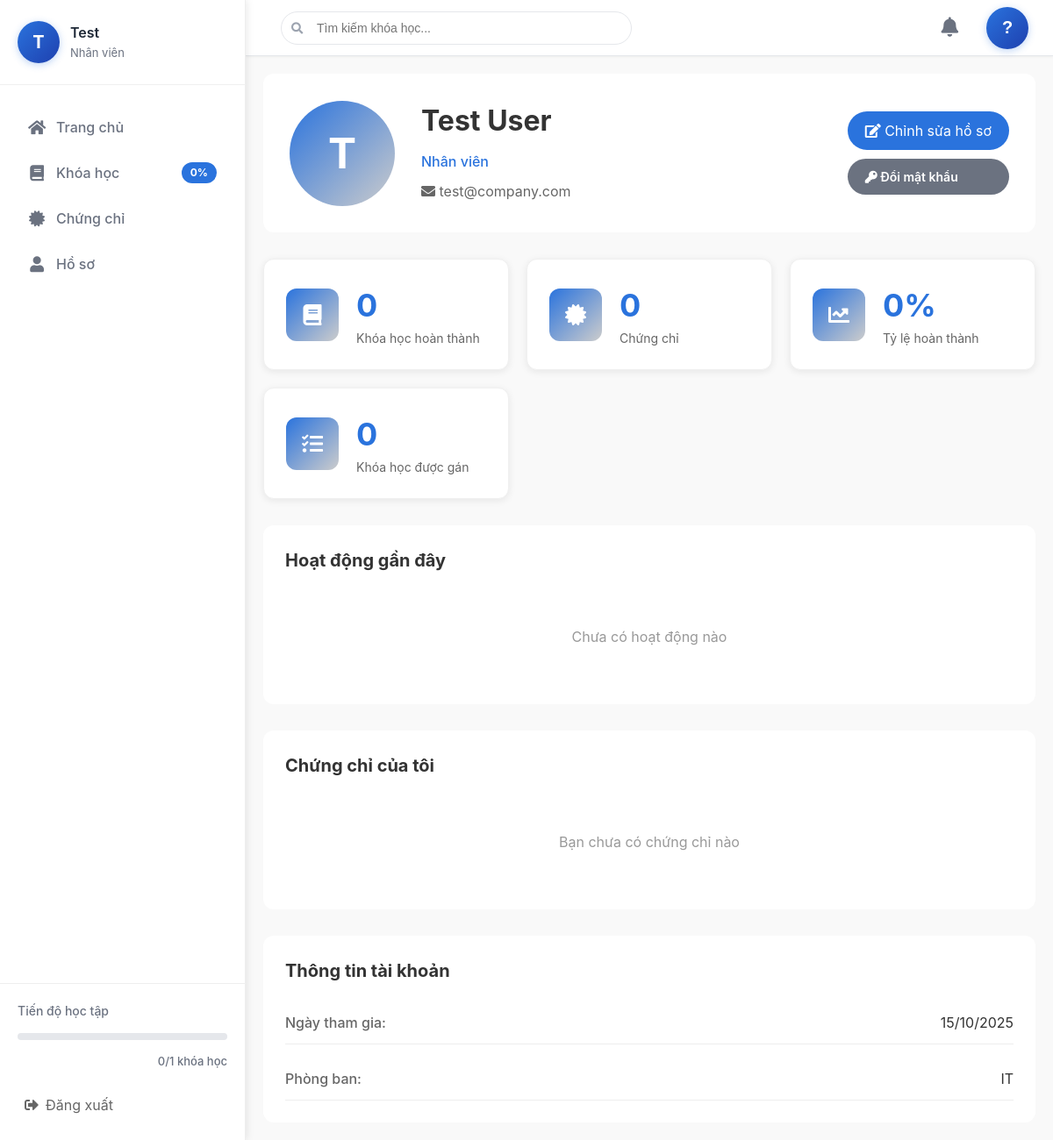
The page /profile (signed in) on the database its author committed.
### tables this page shows
CREATE TABLE IF NOT EXISTS tblTrain_Employee (
    ID INT AUTO_INCREMENT PRIMARY KEY,
    FirstName VARCHAR(100) NOT NULL,
    LastName VARCHAR(100) NOT NULL,
    Email VARCHAR(255) NOT NULL UNIQUE,
    PasswordHash VARCHAR(255) NOT NULL,
    Department VARCHAR(100),
    Position VARCHAR(100),
    PositionID INT,
    Status TINYINT DEFAULT 1,
    LastLoginAt DATETIME DEFAULT NULL,
    LastLoginIP VARCHAR(45),
    CreatedAt DATETIME DEFAULT CURRENT_TIMESTAMP,
    FOREIGN KEY (PositionID) REFERENCES tblTrain_Position(ID),
    INDEX idx_email (Email)
);

### controllers/EmployeeController.php (called while the page is built, shortened)
<?php
require_once __DIR__ . '/../core/Controller.php';
require_once __DIR__ . '/../models/EmployeeModel.php';
require_once __DIR__ . '/../models/CompletionModel.php';
require_once __DIR__ . '/../models/CertificateModel.php';
class EmployeeController extends Controller {
    private $employeeModel;
    private $completionModel;
    private $certificateModel;
    public function __construct() {
        $this->employeeModel = new EmployeeModel();
        $this->completionModel = new CompletionModel();
        $this->certificateModel = new CertificateModel();
    }
    public function profile() {
        $employeeId = $this->checkAuth();
        $employee = $this->employeeModel->findById($employeeId);
        $completionStats = $this->completionModel->getEmployeeCompletionRate($employeeId);
        $certificates = $this->certificateModel->getEmployeeCertificates($employeeId);
        $recentCompletions = $this->completionModel->getRecentCompletions($employeeId, 5);
        $sidebarData = $this->getSidebarData($employeeId);
        $this->render('employee/profile', [
            'employee' => $employee,
            'completionStats' => $completionStats,
            'certificates' => $certificates,
            'recentCompletions' => $recentCompletions,
            'sidebarData' => $sidebarData,
            'pageTitle' => 'Hồ sơ của tôi'
        ]);
    }
    private function getSidebarData($employeeId) {
        $progress = [
            'total_subjects' => 0,
            'completed_subjects' => 0,
            'total_certificates' => 0
        ];
        $stmt = $this->db->prepare("
            SELECT
                COUNT(DISTINCT s.ID) as total_subjects,
                SUM(CASE WHEN
                    EXISTS (
                        SELECT 1
                        FROM " . TBL_EXAM . " e
                        WHERE e.SubjectID = s.ID
                        AND e.EmployeeID = ?
                        AND e.Passed = 1
                    )
                    THEN 1 ELSE 0
                END) as completed_subjects,
                (SELECT COUNT(*)
                 FROM " . TBL_CERTIFICATE . " c
                 WHERE c.EmployeeID = ?
                 AND c.Status = 1) as total_certificates
            FROM " . TBL_SUBJECT . " s
            INNER JOIN " . TBL_ASSIGN . " a ON s.ID = a.SubjectID
            INNER JOIN " . TBL_POSITION . " p ON p.ID = a.PositionID
            WHERE p.ID = (
                SELECT PositionID
                FROM " . TBL_EMPLOYEE . "
                WHERE ID = ?
            )
            AND s.Status = 1
            AND (a.AssignDate <= CURRENT_DATE)
            AND (a.ExpireDate IS NULL OR a.ExpireDate >= CURRENT_DATE)
        ");
        $stmt->execute([$employeeId, $employeeId, $employeeId]);
        $progressResult = $stmt->fetch(PDO::FETCH_ASSOC);
        if ($progressResult) {
            $progress = $progressResult;
        }
        $positionStmt = $this->db->prepare("
            SELECT p.PositionName
            FROM " . TBL_EMPLOYEE . " e
            LEFT JOIN " . TBL_POSITION . " p ON e.PositionID = p.ID
            WHERE e.ID = ?
        ");
        $positionStmt->execute([$employeeId]);
        $position = $positionStmt->fetch(PDO::FETCH_ASSOC);
        return [
            'progress' => $progress,
            'position' => $position['PositionName'] ?? 'Nhân viên'
        ];
    }
}

### models/EmployeeModel.php (called while the page is built, shortened)
<?php
require_once __DIR__ . '/../core/Model.php';
class EmployeeModel extends Model {
    protected $table = 'tbltrain_employee';
    public function findById($id) {
        $sql = "SELECT * FROM {$this->table} WHERE ID = ? LIMIT 1";
        $result = $this->query($sql, [$id]);
        return $result ? $result[0] : null;
    }
}

### core/Model.php (called while the page is built, shortened)
<?php
class Model {
    protected $db;
    public function __construct() {
        $this->db = $GLOBALS['db'];
    }
    protected function query($sql, $params = []) {
        $stmt = $this->db->prepare($sql);
        $stmt->execute($params);
        return $stmt->fetchAll(PDO::FETCH_ASSOC);
    }
}

### models/CompletionModel.php (called while the page is built, shortened)
<?php
class CompletionModel extends Model {
    protected $table = 'tblTrain_Completion';
    public function getEmployeeCompletionRate($employeeId) {
        $sql = "SELECT
                    COUNT(*) as total_subjects,
                    SUM(CASE WHEN Method IN ('video', 'exam', 'manual') THEN 1 ELSE 0 END) as completed_subjects
                FROM {$this->table}
                WHERE EmployeeID = ?";
        $stmt = $this->db->prepare($sql);
        $stmt->execute([$employeeId]);
        $result = $stmt->fetch(PDO::FETCH_ASSOC);
        $total = $result['total_subjects'] ?? 0;
        $completed = $result['completed_subjects'] ?? 0;
        $completionRate = ($total > 0) ? ($completed / $total) * 100 : 0;
        return [
            'completion_rate' => $completionRate,
            'total_completed' => $completed,
            'total_assigned' => $total
        ];
    }
}

### models/CertificateModel.php (called while the page is built, shortened)
<?php
class CertificateModel extends Model {
    protected $table = 'tbltrain_certificate';
    public function getEmployeeCertificates($employeeId) {
        $sql = "SELECT c.*, s.Title as SubjectName
                FROM {$this->table} c
                JOIN tbltrain_subject s ON c.SubjectID = s.ID
                WHERE c.EmployeeID = ? AND c.Status = 1
                ORDER BY c.IssuedAt DESC";
        return $this->query($sql, [$employeeId]);
    }
}

### routes.php (called while the page is built)
<?php
return [
    'GET /login' => 'AuthController@loginForm',
    'POST /login' => 'AuthController@login',
    'GET /logout' => 'AuthController@logout',
    'GET /' => 'DashboardController@index',
    'GET /dashboard' => 'DashboardController@index',
    'GET /subjects' => 'SubjectController@index',
    'GET /subject/:id' => 'SubjectController@detail',
    'GET /exam/:id' => 'ExamController@show',
    'POST /exam/:id/start' => 'ExamController@start',
    'POST /exam/:id/submit' => 'ExamController@submit',
    'POST /exam/check-answer' => 'ExamController@checkAnswer',
    'GET /exam/:id/results' => 'ExamController@results',
    'GET /certificates' => 'CertificateController@index',
    'GET /certificate/:code' => 'CertificateController@show',
    'GET /certificate/:code/download' => 'CertificateController@download',
    'GET /certificate/:code/print' => 'CertificateController@printView',
    'GET /verify/:code' => 'CertificateController@verify',
    'GET /profile' => 'EmployeeController@profile',
    'GET /profile/edit' => 'EmployeeController@editProfile',
    'POST /profile/update' => 'EmployeeController@updateProfile',
    'GET /profile/change-password' => 'EmployeeController@changePasswordForm',
    'POST /profile/change-password' => 'EmployeeController@changePassword',
    'GET /profile/history' => 'EmployeeController@learningHistory',
    'GET /profile/statistics' => 'EmployeeController@statistics',
    'POST /api/lesson/track' => 'SubjectController@trackProgress',
    'POST /api/lesson/complete' => 'SubjectController@complete',
    'GET /api/subject/:id/progress' => 'SubjectController@getProgress',
    'GET /api/notifications' => 'NotificationsController@index',
];

### views/employee/profile.php (the view, shortened to what this page needs)
<div class="profile-container">
    <div class="profile-header">
        <div class="profile-avatar">
            <?= strtoupper(substr($employee['FirstName'], 0, 1)) ?>
        </div>
        <div class="profile-info">
            <h1><?= htmlspecialchars($employee['FirstName'] . ' ' . $employee['LastName']) ?></h1>
            <p class="profile-position"><?= htmlspecialchars($sidebarData['position']) ?></p>
            <p class="profile-email">
                <i class="fas fa-envelope"></i>
                <?= htmlspecialchars($employee['Email']) ?>
            </p>
        </div>
        <div class="profile-actions">
            <a href="<?= BASE_URL ?>/profile/edit" class="btn-primary">
                <i class="fas fa-edit"></i> Chỉnh sửa hồ sơ
            </a>
            <a href="<?= BASE_URL ?>/profile/change-password" class="btn-secondary">
                <i class="fas fa-key"></i> Đổi mật khẩu
            </a>
        </div>
    </div>
    <div class="profile-stats">
        <div class="stat-card">
            <div class="stat-icon">
                <i class="fas fa-book"></i>
            </div>
            <div class="stat-details">
                <div class="stat-value"><?= $completionStats['total_completed'] ?></div>
                <div class="stat-label">Khóa học hoàn thành</div>
            </div>
        </div>
        <div class="stat-card">
            <div class="stat-icon">
                <i class="fas fa-certificate"></i>
            </div>
            <div class="stat-details">
                <div class="stat-value"><?= count($certificates) ?></div>
                <div class="stat-label">Chứng chỉ</div>
            </div>
        </div>
        <div class="stat-card">
            <div class="stat-icon">
                <i class="fas fa-chart-line"></i>
            </div>
            <div class="stat-details">
                <div class="stat-value"><?= round($completionStats['completion_rate']) ?>%</div>
                <div class="stat-label">Tỷ lệ hoàn thành</div>
            </div>
        </div>
        <div class="stat-card">
            <div class="stat-icon">
                <i class="fas fa-tasks"></i>
            </div>
            <div class="stat-details">
                <div class="stat-value"><?= $completionStats['total_assigned'] ?></div>
                <div class="stat-label">Khóa học được gán</div>
            </div>
        </div>
    </div>
    <div class="profile-content">
        <div class="profile-section">
            <h2>Hoạt động gần đây</h2>
            <?php if (empty($recentCompletions)): ?>
                <p class="no-data">Chưa có hoạt động nào</p>
            <?php endif; ?>
        </div>
        <div class="profile-section">
            <h2>Chứng chỉ của tôi</h2>
            <?php if (empty($certificates)): ?>
                <p class="no-data">Bạn chưa có chứng chỉ nào</p>
            <?php endif; ?>
        </div>
    </div>
    <div class="profile-section">
        <h2>Thông tin tài khoản</h2>
        <div class="info-table">
            <div class="info-row">
                <span class="info-label">Ngày tham gia:</span>
                <span class="info-value">
                    <?= date('d/m/Y', strtotime($employee['CreatedAt'])) ?>
                </span>
            </div>
            <?php if (!empty($employee['Department'])): ?>
                <div class="info-row">
                    <span class="info-label">Phòng ban:</span>
                    <span class="info-value">
                        <?= htmlspecialchars($employee['Department']) ?>
                    </span>
                </div>
            <?php endif; ?>
        </div>
    </div>
</div>

### index.php (shortened to what this page needs)
<?php
$requestUri = parse_url($_SERVER['REQUEST_URI'], PHP_URL_PATH);
$baseDir = dirname($_SERVER['SCRIPT_NAME']);
if (strpos($requestUri, $baseDir) === 0) {
    $requestUri = substr($requestUri, strlen($baseDir));
}
$request = '/' . trim($requestUri, '/');
$request = preg_replace('#/+#', '/', $request);
$loginUrl = $baseDir . '/login';
$router = new Router();
try {
    $router->handle($request);
} catch (Exception $e) {
    error_log("Error handling request: " . $e->getMessage());
    error_log("Stack trace: " . $e->getTraceAsString());
    if (!isset($_SESSION['employee_id'])) {
        if ($request === '/login') {
            if (file_exists(BASE_PATH . '/views/login.php')) {
                require_once BASE_PATH . '/views/login.php';
            } else {
                header('Location: ' . $loginUrl);
            }
        } else {
            header('Location: ' . $loginUrl);
        }
        exit;
    }
    if (getenv('APP_ENV') === 'production') {
        require_once BASE_PATH . '/views/error/500.php';
    } else {
        echo '<pre>' . $e->getMessage() . "\n" . $e->getTraceAsString() . '</pre>';
    }
}
class Router {
    private $routes = [];
    public function __construct() {
        $routesFile = BASE_PATH . '/routes.php';
        $this->routes = require $routesFile;
    }
    public function handle($request) {
        $method = $_SERVER['REQUEST_METHOD'];
        foreach ($this->routes as $pattern => $handler) {
            $parts = explode(' ', $pattern, 2);
            list($methodPattern, $pathPattern) = $parts;
            if ($methodPattern !== $method) {
                continue;
            }
            $quotedPath = preg_quote($pathPattern, '#');
            $pathRegex = '#^' . preg_replace('#\\\\:([a-zA-Z0-9_]+)#', '(?P<$1>[^/]+)', $quotedPath) . '$#';
            if (preg_match($pathRegex, $request, $matches)) {
                $params = [];
                list($controller, $action) = explode('@', $handler);
                $instance = new $controller();
                call_user_func_array([$instance, $action], array_values($params));
                return;
            }
        }
    }
}

### views/layout/sidebar.php (shortened to what this page needs)
<aside class="sidebar">
    <?php
    $progress = $sidebarData['progress'] ?? ['total_subjects' => 0, 'completed_subjects' => 0, 'total_certificates' => 0];
    $position = $sidebarData['position'] ?? 'Nhân viên';
    $progressPercent = ($progress['total_subjects'] > 0)
        ? floor(($progress['completed_subjects'] / $progress['total_subjects']) * 100)
        : 0;
    ?>
    <div class="sidebar-header">
        <div class="user-info">
            <div class="avatar">
                <?= !empty($employee['FirstName']) ? strtoupper(substr($employee['FirstName'], 0, 1)) : '?' ?>
            </div>
            <div class="user-details">
                <div class="user-name"><?= htmlspecialchars($employee['FirstName'] ?? 'Unknown User') ?></div>
                <div class="user-position"><?= htmlspecialchars($position) ?></div>
            </div>
        </div>
    </div>
    <nav class="sidebar-nav">
        <a href="<?= BASE_URL ?>/dashboard" class="nav-item <?= $currentPage === 'dashboard' ? 'active' : '' ?>">
            <i class="fas fa-home"></i>
            <span>Trang chủ</span>
        </a>
        <a href="<?= BASE_URL ?>/subjects" class="nav-item <?= $currentPage === 'subjects' ? 'active' : '' ?>">
            <i class="fas fa-book"></i>
            <span>Khóa học</span>
            <?php if ($progress['total_subjects'] > 0): ?>
                <div class="progress-badge">
                    <?= $progressPercent ?>%
                </div>
            <?php endif; ?>
        </a>
        <a href="<?= BASE_URL ?>/certificates" class="nav-item <?= $currentPage === 'certificates' ? 'active' : '' ?>">
            <i class="fas fa-certificate"></i>
            <span>Chứng chỉ</span>
        </a>
        <a href="<?= BASE_URL ?>/profile" class="nav-item <?= $currentPage === 'profile' ? 'active' : '' ?>">
            <i class="fas fa-user"></i>
            <span>Hồ sơ</span>
        </a>
    </nav>
    <div class="sidebar-footer">
        <div class="progress-summary">
            <div class="progress-title">Tiến độ học tập</div>
            <div class="progress-bar">
            </div>
            <div class="progress-stats">
                <?= $progress['completed_subjects'] ?>/<?= $progress['total_subjects'] ?> khóa học
            </div>
        </div>
        <a href="<?= BASE_URL ?>/logout" class="logout-btn">
            <i class="fas fa-sign-out-alt"></i>
            <span>Đăng xuất</span>
        </a>
    </div>
</aside>

### rows shown on the page
tbltrain_employee: FirstName "T", FirstName "Test", FirstName+LastName "Test User", Email "test@company.com", CreatedAt "15/10/2025", Department "IT"

### other values the page prints
$position "Nhân viên"
$progressPercent "0"
$progress['completed_subjects'] "0"
$progress['total_subjects'] "1"
$sidebarData['position'] "Nhân viên"
$completionStats['total_completed'] "0"
count($certificates) "0"
$completionStats['completion_rate'] "0"
$completionStats['total_assigned'] "0"
